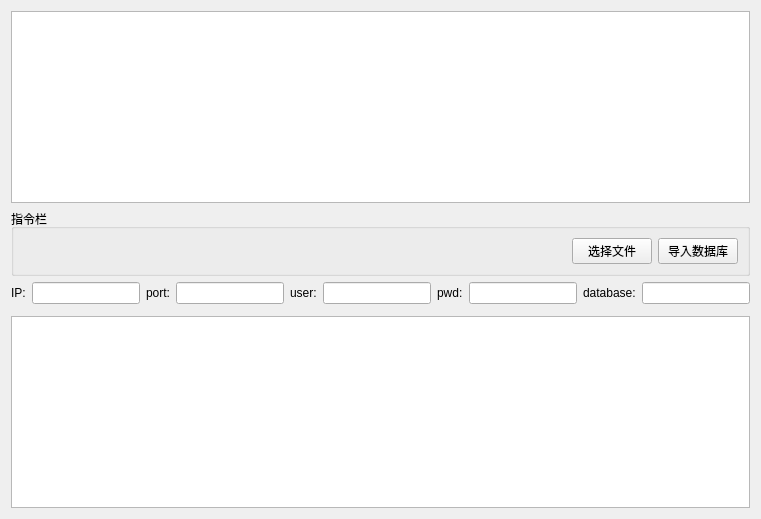
      <widget class="QWidget" name="tab_4">
       <attribute name="title">
        <string>数据库初始化</string>
       </attribute>
       <layout class="QVBoxLayout" name="verticalLayout_6">
        <item>
         <widget class="QTableWidget" name="tbv_file"/>
        </item>
        <item>
         <widget class="QGroupBox" name="gb_command_2">
          <property name="sizePolicy">
           <sizepolicy hsizetype="Expanding" vsizetype="Preferred">
            <horstretch>0</horstretch>
            <verstretch>0</verstretch>
           </sizepolicy>
          </property>
          <property name="minimumSize">
           <size>
            <width>100</width>
            <height>0</height>
           </size>
          </property>
          <property name="title">
           <string>指令栏</string>
          </property>
          <layout class="QHBoxLayout" name="horizontalLayout_11">
           <item>
            <spacer name="horizontalSpacer">
             <property name="orientation">
              <enum>Qt::Horizontal</enum>
             </property>
             <property name="sizeHint" stdset="0">
              <size>
               <width>40</width>
               <height>20</height>
              </size>
             </property>
            </spacer>
           </item>
           <item>
            <widget class="QPushButton" name="btn_file">
             <property name="text">
              <string>选择文件</string>
             </property>
            </widget>
           </item>
           <item>
            <widget class="QPushButton" name="btn_dosql">
             <property name="text">
              <string>导入数据库</string>
             </property>
            </widget>
           </item>
          </layout>
         </widget>
        </item>
        <item>
         <layout class="QHBoxLayout" name="horizontalLayout_14">
          <item>
           <widget class="QLabel" name="label_15">
            <property name="text">
             <string>IP:</string>
            </property>
           </widget>
          </item>
          <item>
           <widget class="QLineEdit" name="txt_dbip_2">
            <property name="sizePolicy">
             <sizepolicy hsizetype="Fixed" vsizetype="Fixed">
              <horstretch>0</horstretch>
              <verstretch>0</verstretch>
             </sizepolicy>
            </property>
           </widget>
          </item>
          <item>
           <widget class="QLabel" name="port_2">
            <property name="text">
             <string>port:</string>
            </property>
           </widget>
          </item>
          <item>
           <widget class="QLineEdit" name="txt_dbport_2">
            <property name="sizePolicy">
             <sizepolicy hsizetype="Fixed" vsizetype="Fixed">
              <horstretch>0</horstretch>
              <verstretch>0</verstretch>
             </sizepolicy>
            </property>
           </widget>
          </item>
          <item>
           <widget class="QLabel" name="label_16">
            <property name="text">
             <string>user:</string>
            </property>
           </widget>
          </item>
          <item>
           <widget class="QLineEdit" name="txt_dbuser_2">
            <property name="sizePolicy">
             <sizepolicy hsizetype="Expanding" vsizetype="Fixed">
              <horstretch>0</horstretch>
              <verstretch>0</verstretch>
             </sizepolicy>
            </property>
           </widget>
          </item>
          <item>
           <widget class="QLabel" name="label_17">
            <property name="text">
             <string>pwd:</string>
            </property>
           </widget>
          </item>
          <item>
           <widget class="QLineEdit" name="txt_dbpwd_2">
            <property name="sizePolicy">
             <sizepolicy hsizetype="Fixed" vsizetype="Fixed">
              <horstretch>0</horstretch>
              <verstretch>0</verstretch>
             </sizepolicy>
            </property>
            <property name="echoMode">
             <enum>QLineEdit::Password</enum>
            </property>
           </widget>
          </item>
          <item>
           <widget class="QLabel" name="label_18">
            <property name="text">
             <string>database:</string>
            </property>
           </widget>
          </item>
          <item>
           <widget class="QLineEdit" name="txt_dbdatabase_2">
            <property name="sizePolicy">
             <sizepolicy hsizetype="Preferred" vsizetype="Fixed">
              <horstretch>0</horstretch>
              <verstretch>0</verstretch>
             </sizepolicy>
            </property>
           </widget>
          </item>
         </layout>
        </item>
        <item>
         <layout class="QHBoxLayout" name="horizontalLayout_4">
          <item>
           <widget class="QTableWidget" name="tbv_register_4">
            <property name="sizePolicy">
             <sizepolicy hsizetype="Expanding" vsizetype="Ignored">
              <horstretch>0</horstretch>
              <verstretch>0</verstretch>
             </sizepolicy>
            </property>
            <property name="selectionMode">
             <enum>QAbstractItemView::SingleSelection</enum>
            </property>
            <property name="selectionBehavior">
             <enum>QAbstractItemView::SelectRows</enum>
            </property>
            <attribute name="horizontalHeaderCascadingSectionResizes">
             <bool>true</bool>
            </attribute>
            <attribute name="horizontalHeaderShowSortIndicator" stdset="0">
             <bool>true</bool>
            </attribute>
            <attribute name="horizontalHeaderStretchLastSection">
             <bool>true</bool>
            </attribute>
            <attribute name="verticalHeaderShowSortIndicator" stdset="0">
             <bool>true</bool>
            </attribute>
            <attribute name="verticalHeaderStretchLastSection">
             <bool>true</bool>
            </attribute>
           </widget>
          </item>
         </layout>
        </item>
        <item>
         <layout class="QHBoxLayout" name="horizontalLayout_3">
          <item>
           <widget class="QTableWidget" name="tbv_result">
            <property name="sizePolicy">
             <sizepolicy hsizetype="Expanding" vsizetype="Expanding">
              <horstretch>0</horstretch>
              <verstretch>0</verstretch>
             </sizepolicy>
            </property>
            <property name="selectionMode">
             <enum>QAbstractItemView::SingleSelection</enum>
            </property>
            <property name="selectionBehavior">
             <enum>QAbstractItemView::SelectRows</enum>
            </property>
            <attribute name="horizontalHeaderCascadingSectionResizes">
             <bool>true</bool>
            </attribute>
            <attribute name="horizontalHeaderShowSortIndicator" stdset="0">
             <bool>true</bool>
            </attribute>
            <attribute name="horizontalHeaderStretchLastSection">
             <bool>true</bool>
            </attribute>
            <attribute name="verticalHeaderShowSortIndicator" stdset="0">
             <bool>true</bool>
            </attribute>
            <attribute name="verticalHeaderStretchLastSection">
             <bool>true</bool>
            </attribute>
           </widget>
          </item>
         </layout>
        </item>
       </layout>
      </widget>
